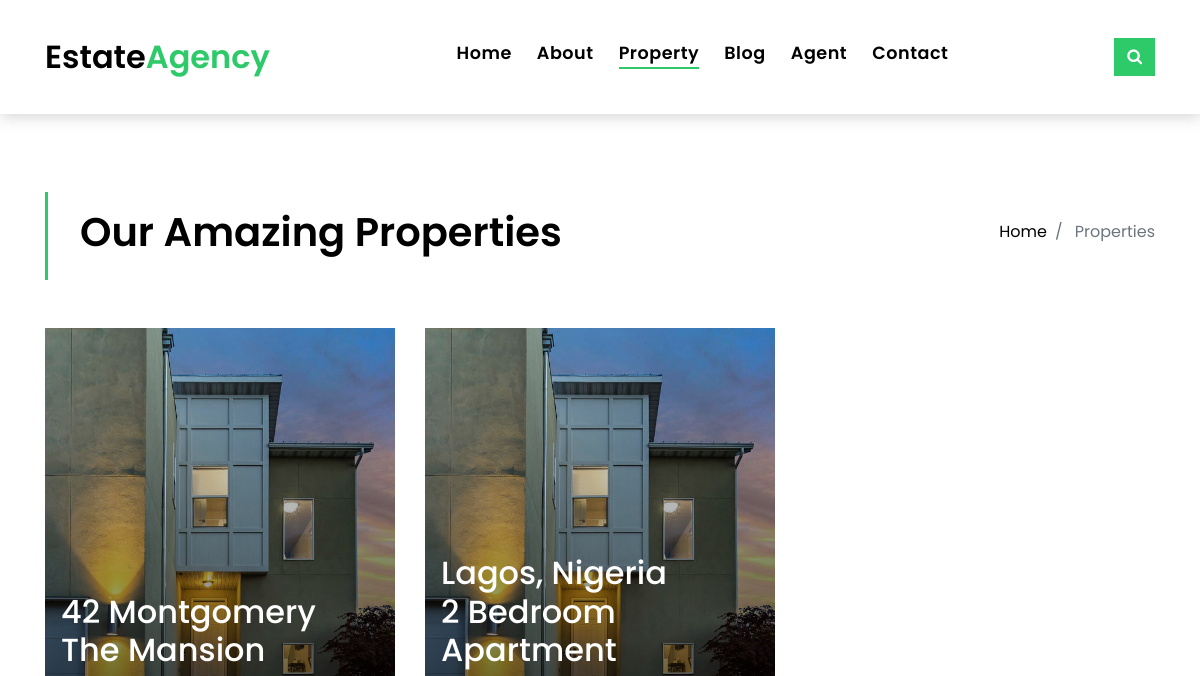
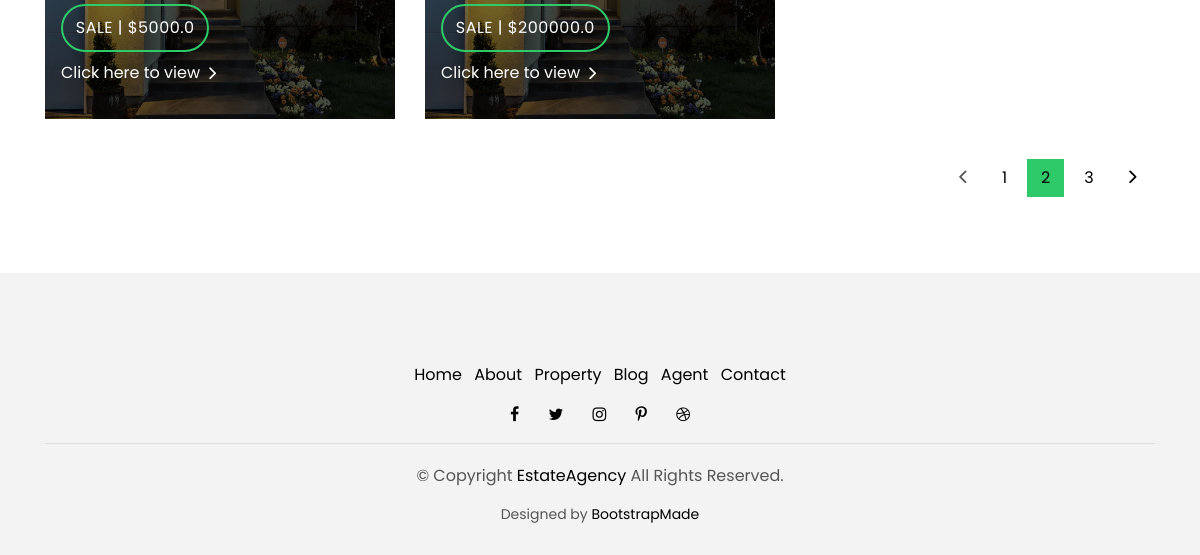
Page /property/ on the earlier database version (2 pictures, top to bottom).
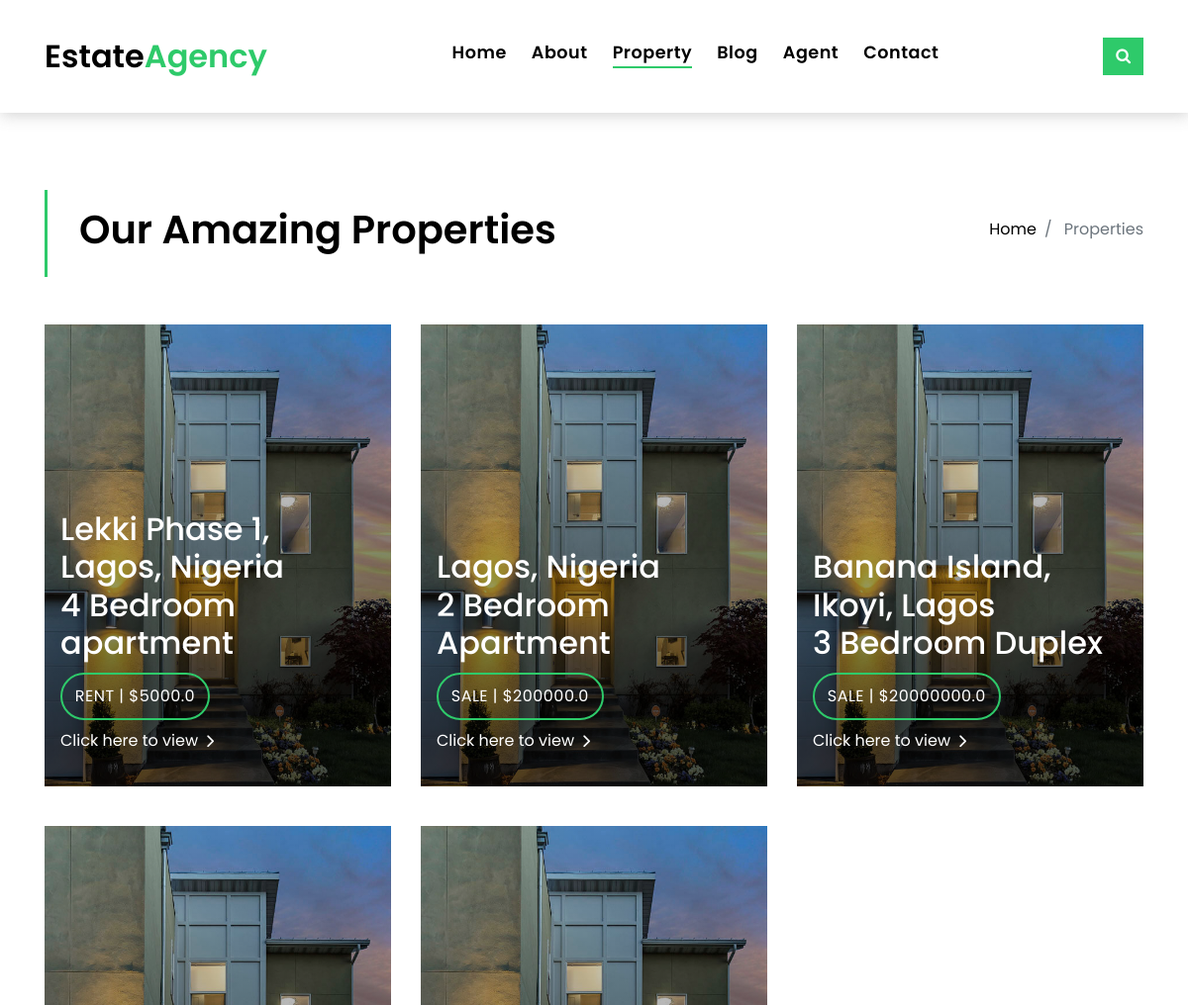
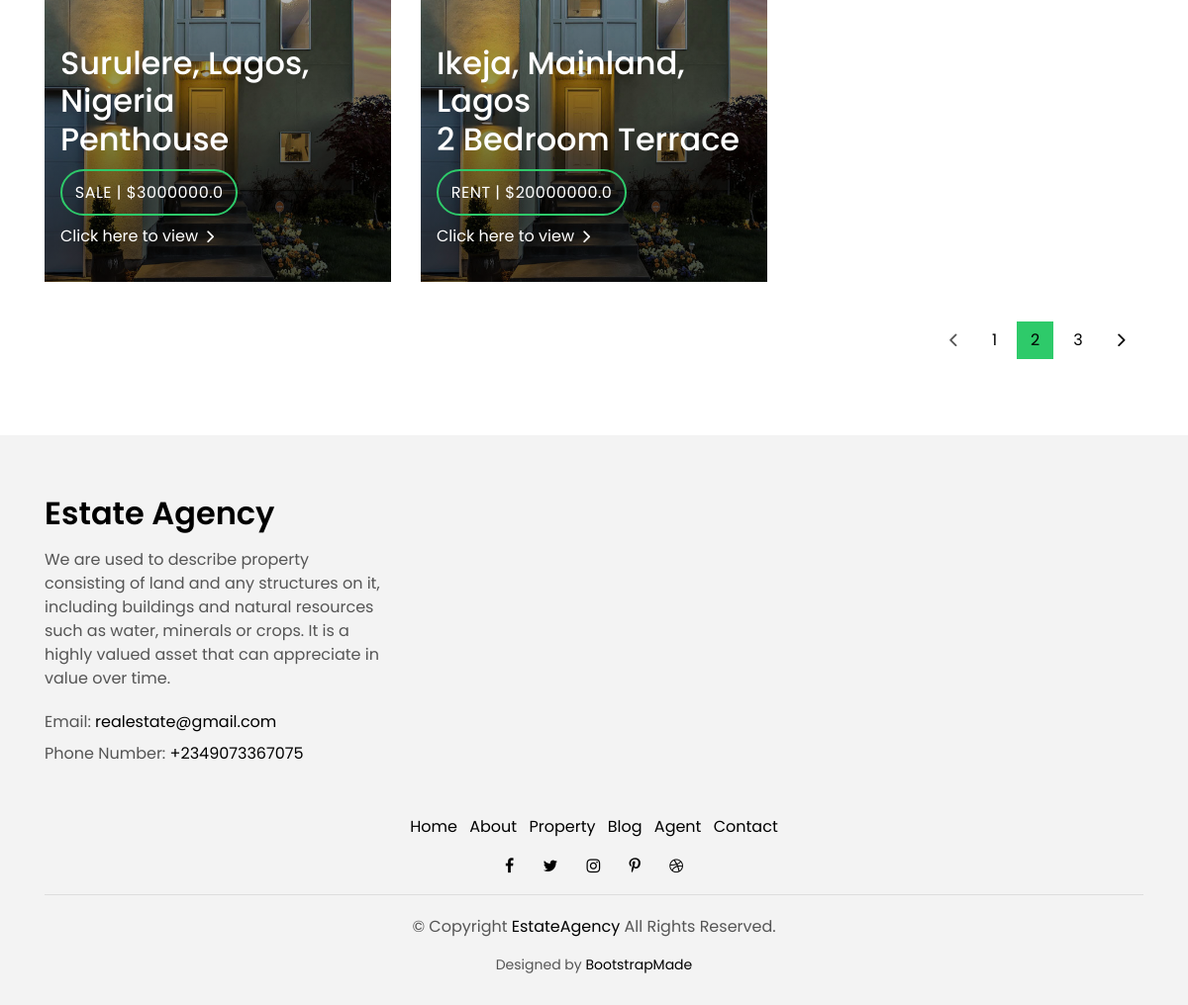
Same page on the later database version (2 pictures, top to bottom).
### realestateapp/models.py (models this page shows, shortened)
class Property(models.Model):
    property_name = models.CharField(max_length=100)
    property_location = models.TextField()
    property_zipcode = models.PositiveIntegerField(null=True, blank=True)
    house_number = models.PositiveIntegerField(null=True, blank=True)
    property_description = models.TextField(null=True, blank=True)
    property_image = models.ManyToManyField(PropertyImage)
    video = models.FileField(upload_to='videos_uploaded', null=True, blank=True, validators=[FileExtensionValidator(allowed_extensions=['MOV','avi','mp4','webm','mkv'])])
    property_price =models.FloatField()
    property_type = models.CharField(choices= PROPERTY_CHOICES, max_length=100)
    property_status = models.CharField(choices=STATUS_CHOICES, max_length=100)
    property_squaremeter = models.PositiveIntegerField()
    beds = models.PositiveIntegerField()
    baths = models.PositiveIntegerField()
    garage = models.PositiveIntegerField()
    floorplan_image = models.ImageField(upload_to='images_uploaded', null=True, blank=True)
    amenities= models.ManyToManyField(PropertyAmenities)
    class Meta:
        verbose_name_plural = 'Properties'

class CompanyDetails(models.Model):
    company_description = models.TextField()
    company_phonenumber = models.PositiveBigIntegerField()
    company_email = models.EmailField()
    company_location = models.TextField(blank=True, null=True)
    class Meta:
        verbose_name_plural = 'Company details'

### realestateapp/views.py (the view)
# urls.py: path('property/', PropertyView, name='propertypage'),
def PropertyView(request):
    property = Property.objects.all()
    companydetail = CompanyDetails.objects.all()
    return render(request, 'realestateapp/property/property-grid.html', {"property": property, 'companydetail': companydetail})

### realestateapp/templates/realestateapp/property/property-grid.html (shortened to what this page needs)
{% load static %}
<!DOCTYPE html>
<html lang="en">
<head>
  <link href="{% static 'realestateapp/lib/bootstrap/css/bootstrap.min.css' %}" rel="stylesheet">
  <link href="{% static 'realestateapp/lib/font-awesome/css/font-awesome.min.css' %}" rel="stylesheet">
  <link href="{% static 'realestateapp/lib/animate/animate.min.css' %}" rel="stylesheet">
  <link href="{% static 'realestateapp/lib/ionicons/css/ionicons.min.css' %}" rel="stylesheet">
  <link href="{% static 'realestateapp/lib/owlcarousel/assets/owl.carousel.min.css' %}" rel="stylesheet">
  <link href="{% static 'realestateapp/css/style.css' %}" rel="stylesheet">
</head>
<body>
  <nav class="navbar navbar-default navbar-trans navbar-expand-lg fixed-top">
    <div class="container">
      <a class="navbar-brand text-brand" href="index.html">Estate<span class="color-b">Agency</span></a>
      <div class="navbar-collapse collapse justify-content-center" id="navbarDefault">
        <ul class="navbar-nav">
          <li class="nav-item">
            <a class="nav-link" href="{% url 'home' %}">Home</a>
          </li>
          <li class="nav-item">
            <a class="nav-link" href="{% url 'aboutpage' %}">About</a>
          </li>
          <li class="nav-item">
            <a class="nav-link active" href="{% url 'propertypage' %}">Property</a>
          </li>
          <li class="nav-item">
            <a class="nav-link" href="{% url 'blogpage' %}">Blog</a>
          </li>
          <li class="nav-item">
            <a class="nav-link" href="{% url 'agentpage' %}">Agent</a>
          </li>
          <li class="nav-item">
            <a class="nav-link" href="{% url 'contactpage' %}">Contact</a>
          </li>
        </ul>
      </div>
      <button type="button" class="btn btn-b-n navbar-toggle-box-collapse d-none d-md-block" data-toggle="collapse"
        data-target="#navbarTogglerDemo01" aria-expanded="false">
        <span class="fa fa-search" aria-hidden="true"></span>
      </button>
    </div>
  </nav>
  <section class="intro-single">
    <div class="container">
      <div class="row">
        <div class="col-md-12 col-lg-8">
          <div class="title-single-box">
            <h1 class="title-single">Our Amazing Properties</h1>
          </div>
        </div>
        <div class="col-md-12 col-lg-4">
          <nav aria-label="breadcrumb" class="breadcrumb-box d-flex justify-content-lg-end">
            <ol class="breadcrumb">
              <li class="breadcrumb-item">
                <a href="#">Home</a>
              </li>
              <li class="breadcrumb-item active" aria-current="page">
                Properties
              </li>
            </ol>
          </nav>
        </div>
      </div>
    </div>
  </section>
  <section class="property-grid grid">
    <div class="container">
      <div class="row">
        {% for property in property %}
        <div class="col-md-4">
          <div class="card-box-a card-shadow">
            <div class="img-box-a">
              <img src="{% static 'realestateapp/img/property-1.jpg' %}" alt="" class="img-a img-fluid">
            </div>
            <div class="card-overlay">
              <div class="card-overlay-a-content">
                <div class="card-header-a">
                  <h2 class="card-title-a">
                    <a href="#">{{ property.property_location }}
                      <br /> {{ property.property_name }}</a>
                  </h2>
                </div>
                <div class="card-body-a">
                  <div class="price-box d-flex">
                    <span class="price-a">{{ property.property_status }} | ${{ property.property_price }}</span>
                  </div>
                  <a href="{% url 'propertydetailpage' property.pk %}" class="link-a">Click here to view
                    <span class="ion-ios-arrow-forward"></span>
                  </a>
                </div>
              </div>
            </div>
          </div>
        </div>
        {% endfor %}
      </div>
      <div class="row">
        <div class="col-sm-12">
          <nav class="pagination-a">
            <ul class="pagination justify-content-end">
              <li class="page-item disabled">
                <a class="page-link" href="#" tabindex="-1">
                  <span class="ion-ios-arrow-back"></span>
                </a>
              </li>
              <li class="page-item">
                <a class="page-link" href="#">1</a>
              </li>
              <li class="page-item active">
                <a class="page-link" href="#">2</a>
              </li>
              <li class="page-item">
                <a class="page-link" href="#">3</a>
              </li>
              <li class="page-item next">
                <a class="page-link" href="#">
                  <span class="ion-ios-arrow-forward"></span>
                </a>
              </li>
            </ul>
          </nav>
        </div>
      </div>
    </div>
  </section>
  <section class="section-footer">
    <div class="container">
      <div class="row">
        {% for companydetail in companydetail %}
        <div class="col-sm-12 col-md-4">
          <div class="widget-a">
            <div class="w-header-a">
              <h3 class="w-title-a text-brand">Estate Agency</h3>
            </div>
            <div class="w-body-a">
              <p class="w-text-a color-text-a">
                {{ companydetail.company_description }}
              </p>
            </div>
            <div class="w-footer-a">
              <ul class="list-unstyled">
                <li class="color-a">
                  <span class="color-text-a">Email: </span> {{ companydetail.company_email }}</li>
                <li class="color-a">
                  <span class="color-text-a">Phone Number: </span> +234{{ companydetail.company_phonenumber }}</li>
              </ul>
            </div>
          </div>
        </div>
        {% endfor %}
      </div>
    </div>
  </section>
  <footer>
    <div class="container">
      <div class="row">
        <div class="col-md-12">
          <nav class="nav-footer">
            <ul class="list-inline">
              <li class="list-inline-item">
                <a href="#">Home</a>
              </li>
              <li class="list-inline-item">
                <a href="#">About</a>
              </li>
              <li class="list-inline-item">
                <a href="#">Property</a>
              </li>
              <li class="list-inline-item">
                <a href="#">Blog</a>
              </li>
              <li class="list-inline-item">
                <a href="{% url 'agentpage' %}">Agent</a>
              </li>
              <li class="list-inline-item">
                <a href="#">Contact</a>
              </li>
            </ul>
          </nav>
          <div class="socials-a">
            <ul class="list-inline">
              <li class="list-inline-item">
                <a href="#">
                  <i class="fa fa-facebook" aria-hidden="true"></i>
                </a>
              </li>
              <li class="list-inline-item">
                <a href="#">
                  <i class="fa fa-twitter" aria-hidden="true"></i>
                </a>
              </li>
              <li class="list-inline-item">
                <a href="#">
                  <i class="fa fa-instagram" aria-hidden="true"></i>
                </a>
              </li>
              <li class="list-inline-item">
                <a href="#">
                  <i class="fa fa-pinterest-p" aria-hidden="true"></i>
                </a>
              </li>
              <li class="list-inline-item">
                <a href="#">
                  <i class="fa fa-dribbble" aria-hidden="true"></i>
                </a>
              </li>
            </ul>
          </div>
          <div class="copyright-footer">
            <p class="copyright color-text-a">
              &copy; Copyright
              <span class="color-a">EstateAgency</span> All Rights Reserved.
            </p>
          </div>
          <div class="credits">
            Designed by <a href="https://bootstrapmade.com/">BootstrapMade</a>
          </div>
        </div>
      </div>
    </div>
  </footer>
</body>
</html>

Differences in the rows shown:
changed Property: property_location "42 Montgomery" → "Lekki Phase 1, Lagos, Nigeria"; property_name "The Mansion" → "4 Bedroom apartment"; property_status "SALE" → "RENT"
added Property: property_location "Banana Island, Ikoyi, Lagos", property_name "3 Bedroom Duplex", property_status "SALE", property_price "20000000.0"
added Property: property_location "Surulere, Lagos, Nigeria", property_name "Penthouse", property_status "SALE", property_price "3000000.0"
added Property: property_location "Ikeja, Mainland, Lagos", property_name "2 Bedroom Terrace", property_status "RENT", property_price "20000000.0"
added CompanyDetails: company_description "We are used to describe property consisting of land and any structures on it, including buildings and natural resources such as water, minerals or crops. It is a highly valued asset that can appreciate in value over time.", company_email "realestate@gmail.com", company_phonenumber "9073367075"
